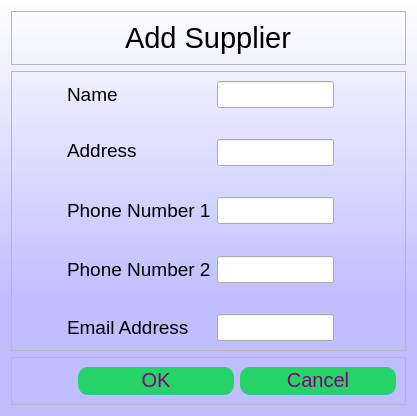
<?xml version="1.0" encoding="UTF-8"?>
<ui version="4.0">
 <class>Dialog</class>
 <widget class="QDialog" name="Dialog">
  <property name="geometry">
   <rect>
    <x>0</x>
    <y>0</y>
    <width>417</width>
    <height>416</height>
   </rect>
  </property>
  <property name="windowTitle">
   <string>Dialog</string>
  </property>
  <property name="styleSheet">
   <string notr="true">QDialog{
background-color: qlineargradient(spread:reflect, x1:0.5, y1:1, x2:0.5, y2:0, stop:0.289773 rgba(191, 191, 255, 255), stop:1 rgba(255, 255, 255, 255));
}



QPushButton {
	width: 150%;
height:20px;
	padding: 3%;
	background:#25D366;
	border-bottom: 2px solid #30C29E;
	border-top-style: none;
	border-right-style: none;
	border-left-style: none;	
	color: #fff;
 border-radius: 10px;
font-size:20px;
color:purple;
}
QPushButton:pressed {
    background: darkgreen;
}
</string>
  </property>
  <layout class="QGridLayout" name="gridLayout_4">
   <item row="2" column="0" colspan="2">
    <widget class="QFrame" name="frame_3">
     <property name="frameShape">
      <enum>QFrame::StyledPanel</enum>
     </property>
     <property name="frameShadow">
      <enum>QFrame::Raised</enum>
     </property>
     <layout class="QGridLayout" name="gridLayout_3">
      <item row="0" column="0">
       <spacer name="horizontalSpacer_8">
        <property name="orientation">
         <enum>Qt::Horizontal</enum>
        </property>
        <property name="sizeHint" stdset="0">
         <size>
          <width>40</width>
          <height>20</height>
         </size>
        </property>
       </spacer>
      </item>
      <item row="0" column="1">
       <widget class="QPushButton" name="okButton">
        <property name="statusTip">
         <string/>
        </property>
        <property name="text">
         <string>OK</string>
        </property>
       </widget>
      </item>
      <item row="0" column="2">
       <widget class="QPushButton" name="cancelButton">
        <property name="text">
         <string>Cancel</string>
        </property>
       </widget>
      </item>
     </layout>
    </widget>
   </item>
   <item row="0" column="0" colspan="2">
    <widget class="QFrame" name="frame">
     <property name="frameShape">
      <enum>QFrame::StyledPanel</enum>
     </property>
     <property name="frameShadow">
      <enum>QFrame::Raised</enum>
     </property>
     <layout class="QGridLayout" name="gridLayout">
      <item row="0" column="0" alignment="Qt::AlignHCenter">
       <widget class="QLabel" name="label">
        <property name="font">
         <font>
          <pointsize>22</pointsize>
         </font>
        </property>
        <property name="text">
         <string>Add Supplier</string>
        </property>
       </widget>
      </item>
     </layout>
    </widget>
   </item>
   <item row="1" column="0" colspan="2">
    <widget class="QFrame" name="frame_2">
     <property name="font">
      <font>
       <pointsize>12</pointsize>
      </font>
     </property>
     <property name="frameShape">
      <enum>QFrame::StyledPanel</enum>
     </property>
     <property name="frameShadow">
      <enum>QFrame::Raised</enum>
     </property>
     <layout class="QGridLayout" name="gridLayout_2">
      <item row="2" column="3" alignment="Qt::AlignTop">
       <widget class="QLabel" name="addressLabel">
        <property name="font">
         <font>
          <pointsize>14</pointsize>
         </font>
        </property>
        <property name="text">
         <string>Address</string>
        </property>
       </widget>
      </item>
      <item row="2" column="2">
       <spacer name="horizontalSpacer_2">
        <property name="orientation">
         <enum>Qt::Horizontal</enum>
        </property>
        <property name="sizeHint" stdset="0">
         <size>
          <width>40</width>
          <height>20</height>
         </size>
        </property>
       </spacer>
      </item>
      <item row="4" column="3">
       <widget class="QLabel" name="phoneNumber1Label">
        <property name="font">
         <font>
          <pointsize>14</pointsize>
         </font>
        </property>
        <property name="text">
         <string>Phone Number 1</string>
        </property>
       </widget>
      </item>
      <item row="6" column="3">
       <widget class="QLabel" name="phoneNumber2Label">
        <property name="font">
         <font>
          <pointsize>14</pointsize>
         </font>
        </property>
        <property name="text">
         <string>Phone Number 2</string>
        </property>
       </widget>
      </item>
      <item row="2" column="5">
       <spacer name="horizontalSpacer_5">
        <property name="orientation">
         <enum>Qt::Horizontal</enum>
        </property>
        <property name="sizeHint" stdset="0">
         <size>
          <width>40</width>
          <height>20</height>
         </size>
        </property>
       </spacer>
      </item>
      <item row="1" column="4">
       <spacer name="verticalSpacer_2">
        <property name="orientation">
         <enum>Qt::Vertical</enum>
        </property>
        <property name="sizeHint" stdset="0">
         <size>
          <width>20</width>
          <height>40</height>
         </size>
        </property>
       </spacer>
      </item>
      <item row="2" column="8">
       <spacer name="horizontalSpacer">
        <property name="orientation">
         <enum>Qt::Horizontal</enum>
        </property>
        <property name="sizeHint" stdset="0">
         <size>
          <width>40</width>
          <height>20</height>
         </size>
        </property>
       </spacer>
      </item>
      <item row="7" column="4">
       <spacer name="verticalSpacer_5">
        <property name="orientation">
         <enum>Qt::Vertical</enum>
        </property>
        <property name="sizeHint" stdset="0">
         <size>
          <width>20</width>
          <height>40</height>
         </size>
        </property>
       </spacer>
      </item>
      <item row="0" column="3">
       <widget class="QLabel" name="nameLabel">
        <property name="font">
         <font>
          <pointsize>14</pointsize>
         </font>
        </property>
        <property name="text">
         <string>Name</string>
        </property>
       </widget>
      </item>
      <item row="8" column="3">
       <widget class="QLabel" name="emailLabel">
        <property name="font">
         <font>
          <pointsize>14</pointsize>
         </font>
        </property>
        <property name="text">
         <string>Email Address</string>
        </property>
       </widget>
      </item>
      <item row="3" column="4">
       <spacer name="verticalSpacer_3">
        <property name="orientation">
         <enum>Qt::Vertical</enum>
        </property>
        <property name="sizeHint" stdset="0">
         <size>
          <width>20</width>
          <height>40</height>
         </size>
        </property>
       </spacer>
      </item>
      <item row="2" column="0">
       <spacer name="horizontalSpacer_4">
        <property name="orientation">
         <enum>Qt::Horizontal</enum>
        </property>
        <property name="sizeHint" stdset="0">
         <size>
          <width>40</width>
          <height>20</height>
         </size>
        </property>
       </spacer>
      </item>
      <item row="5" column="4">
       <spacer name="verticalSpacer_4">
        <property name="orientation">
         <enum>Qt::Vertical</enum>
        </property>
        <property name="sizeHint" stdset="0">
         <size>
          <width>20</width>
          <height>40</height>
         </size>
        </property>
       </spacer>
      </item>
      <item row="2" column="6">
       <spacer name="horizontalSpacer_7">
        <property name="orientation">
         <enum>Qt::Horizontal</enum>
        </property>
        <property name="sizeHint" stdset="0">
         <size>
          <width>40</width>
          <height>20</height>
         </size>
        </property>
       </spacer>
      </item>
      <item row="2" column="1">
       <spacer name="horizontalSpacer_6">
        <property name="orientation">
         <enum>Qt::Horizontal</enum>
        </property>
        <property name="sizeHint" stdset="0">
         <size>
          <width>40</width>
          <height>20</height>
         </size>
        </property>
       </spacer>
      </item>
      <item row="2" column="7">
       <spacer name="horizontalSpacer_3">
        <property name="orientation">
         <enum>Qt::Horizontal</enum>
        </property>
        <property name="sizeHint" stdset="0">
         <size>
          <width>40</width>
          <height>20</height>
         </size>
        </property>
       </spacer>
      </item>
      <item row="0" column="4">
       <widget class="QLineEdit" name="nameInput">
        <property name="font">
         <font>
          <pointsize>12</pointsize>
         </font>
        </property>
       </widget>
      </item>
      <item row="2" column="4">
       <widget class="QLineEdit" name="addressInput">
        <property name="font">
         <font>
          <pointsize>12</pointsize>
         </font>
        </property>
       </widget>
      </item>
      <item row="4" column="4">
       <widget class="QLineEdit" name="phoneNumber1Input">
        <property name="font">
         <font>
          <pointsize>12</pointsize>
         </font>
        </property>
       </widget>
      </item>
      <item row="6" column="4">
       <widget class="QLineEdit" name="phoneNumber2Input">
        <property name="font">
         <font>
          <pointsize>12</pointsize>
         </font>
        </property>
       </widget>
      </item>
      <item row="8" column="4">
       <widget class="QLineEdit" name="emailInput">
        <property name="font">
         <font>
          <pointsize>12</pointsize>
         </font>
        </property>
       </widget>
      </item>
     </layout>
    </widget>
   </item>
  </layout>
 </widget>
 <resources/>
 <connections/>
</ui>
